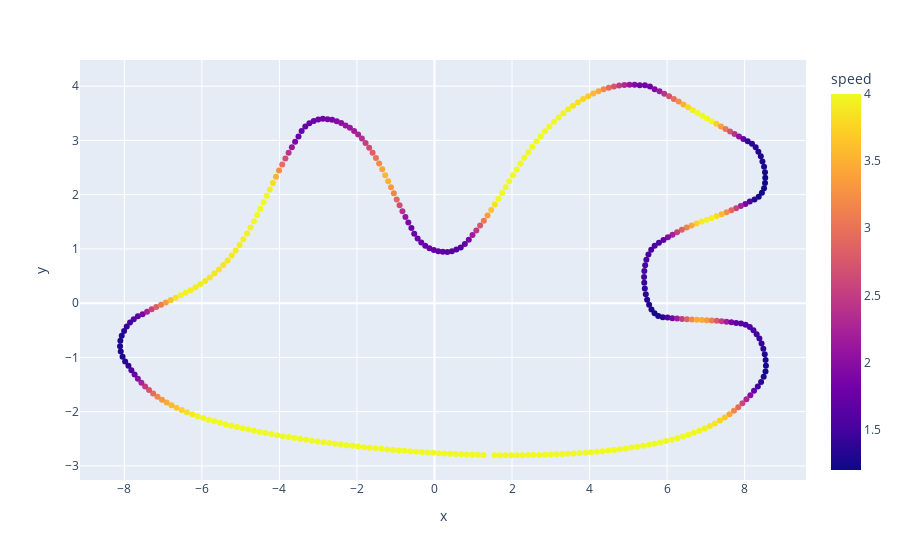

Source (notebook cell):
### Code cell
import pandas as pd
import plotly.express as px
x = lambda cord: cord[0]
y = lambda cord: cord[1]
plotData = pd.DataFrame( {'x': map(x, racing_track), 'y': map(y, racing_track), 'speed': new_velocity} )
px.scatter(data_frame=plotData, x = 'x', y = 'y', color='speed', hover_data='speed')

### Figure 1 — Plotly figure (JSON) as saved in the notebook; plotly's stock layout.template omitted (floating-point values rounded to 4 significant figures; data arrays with more than 128 entries replaced by an {"elided": "..."} marker saying what was removed)
{"data": [{"customdata": {"elided": "353x1 float values"}, "hovertemplate": "x=%{x}<br>y=%{y}<br>speed=%{marker.color}<extra></extra>", "legendgroup": "", "marker": {"color": {"elided": "353 float values"}, "coloraxis": "coloraxis", "symbol": "circle"}, "mode": "markers", "name": "", "orientation": "v", "showlegend": false, "type": "scatter", "x": {"elided": "353 float values"}, "xaxis": "x", "y": {"elided": "353 float values"}, "yaxis": "y"}], "layout": {"coloraxis": {"colorbar": {"title": {"text": "speed"}}, "colorscale": [[0, "#0d0887"], [0.1111, "#46039f"], [0.2222, "#7201a8"], [0.3333, "#9c179e"], [0.4444, "#bd3786"], [0.5556, "#d8576b"], [0.6667, "#ed7953"], [0.7778, "#fb9f3a"], [0.8889, "#fdca26"], [1, "#f0f921"]]}, "legend": {"tracegroupgap": 0}, "margin": {"t": 60}, "xaxis": {"anchor": "y", "domain": [0, 1], "title": {"text": "x"}}, "yaxis": {"anchor": "x", "domain": [0, 1], "title": {"text": "y"}}}}
